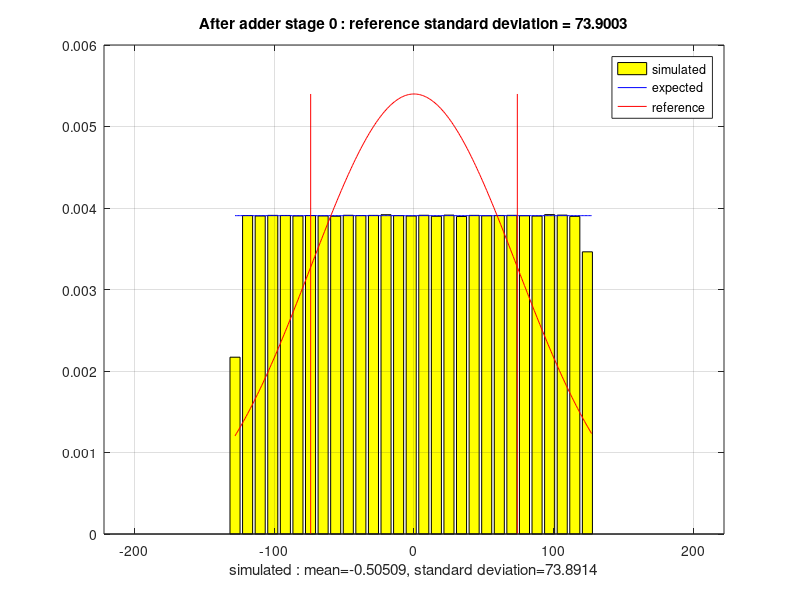
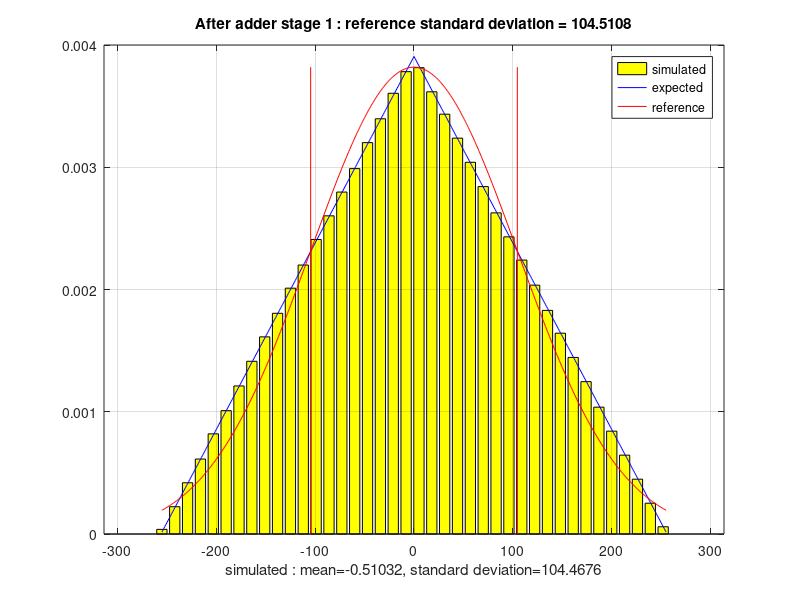
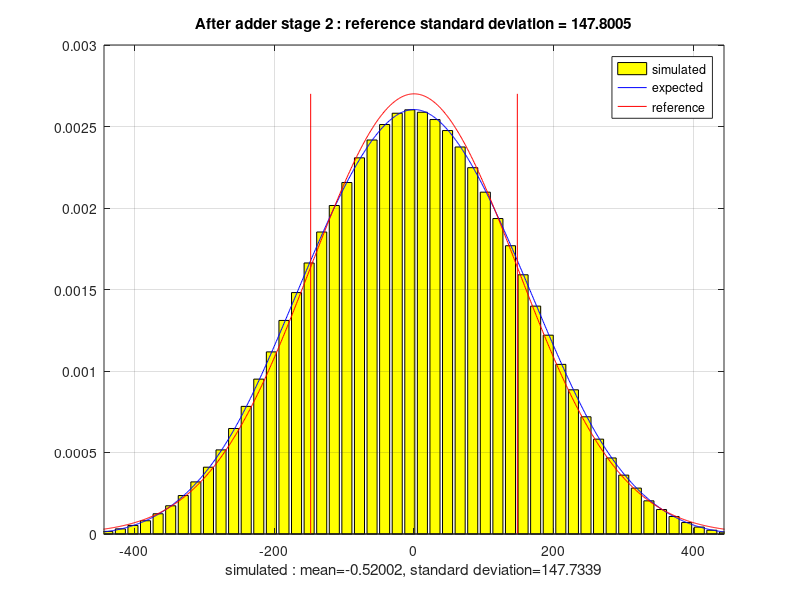
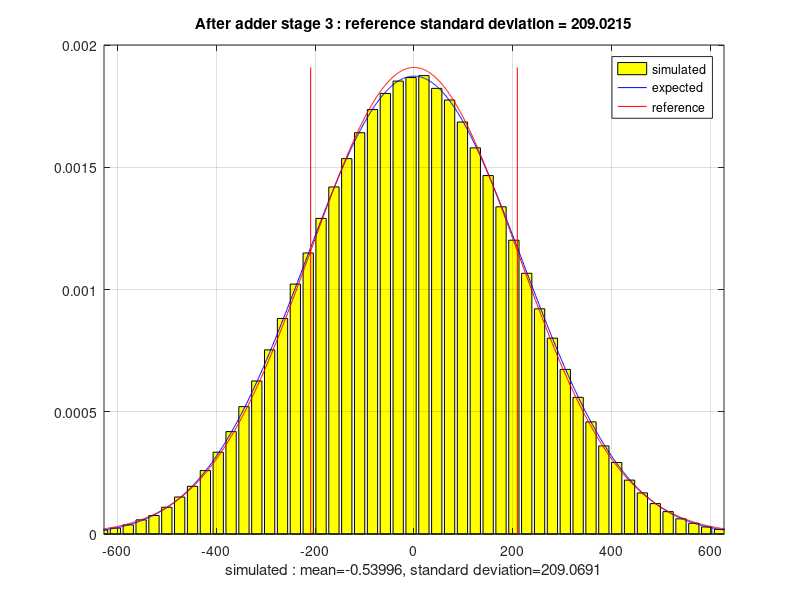

Here is the MATLAB script that generated these plots, in order:
% Study : central limit theorem
bits = 8;
adderStages = 5;
samples = 1e7; % number of uniform samples
mu= 0; % TODO

% Starting point : Probability Mass Function (PMF) of uniform distribution
P{1} = ones(1,2^bits) / (2^bits);

% Random samples with uniform distribution
R = struct();
R.val = randi([-2^(bits-1) 2^(bits-1)-1],1,samples);
R.mean = mean(R.val); 
R.var = var(R.val);
R.std = std(R.val);
R.varRef = ((2^bits)^2 - 1) / 12;
R.stdRef = sqrt(R.varRef);

for n=1:adderStages,
  P{n+1} = conv(P{n},P{n});
  % every adder stage requires an additional bit
  R(n+1).val = sum(reshape(R(n).val,2,[])); % adder stage
  R(n+1).val = R(n+1).val + randi([0 1],1,numel(R(n+1).val)); % mean correction
  R(n+1).mean = mean(R(n+1).val); 
  R(n+1).var = var(R(n+1).val);
  R(n+1).std = std(R(n+1).val);
  R(n+1).varRef = R(n).varRef * 2; % every adder stage doubles the variance
  R(n+1).stdRef = sqrt(R(n+1).varRef);
end

% overview plot
for n=1:adderStages+1,
  figure(n);
  xmin = -floor(length(P{n})/2);
  xmax = floor(length(P{n})/2-0.1);
  binWidth = round(R(n).stdRef / 8); % split sigma range into 8 bins
  [H,HX] = hist(R(n).val,xmin:binWidth:xmax);
  bar(HX,H/sum(H)/binWidth,'facecolor','y');
  grid on;
  hold on;
  % Expected PMF
  x = xmin:xmax;
  plot(x,P{n}/sum(P{n}),'b');
  % Gauss reference
  g = ( 1/sqrt(2*pi)/R(n).std * exp(- ((x-mu).^2) / (2*R(n).std^2)) );
  plot(x,g,'r');
  line([-R(n).stdRef,-R(n).stdRef],[0 max(g)],'Color','red');
  line([ R(n).stdRef, R(n).stdRef],[0 max(g)],'Color','red');

  title(['After adder stage ',num2str(n-1),' : reference standard deviation = ',num2str(R(n).stdRef)]);
  xlim([-3*R(n).stdRef 3*R(n).stdRef]);
  xlabel(['simulated : mean=',num2str(R(n).mean),', standard deviation=',num2str(R(n).std)]);
  legend('simulated','expected','reference');  
  hold off;
end
